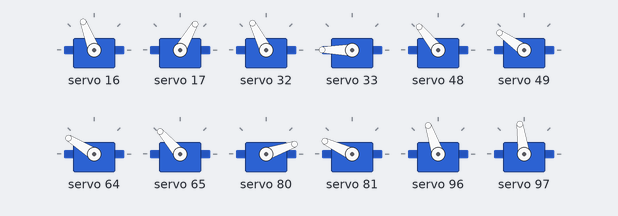
The sketch below on a simulated Arduino Uno, built with avr-gcc and run on an emulated ATmega328P. On the bench: 12 × servo. Random numbers use the default seed unless the sketch sets one; what the sketch prints to the serial monitor is not drawn.

Above: at 0.1 s.
At 7.5 s:
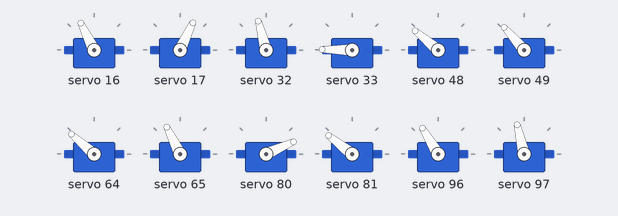
At 12.5 s:
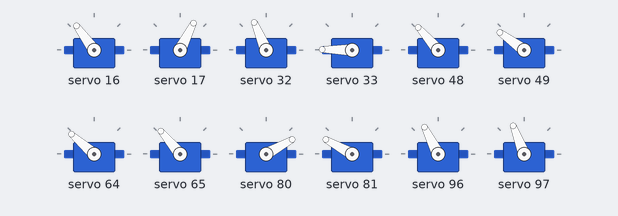
At 17.4 s:
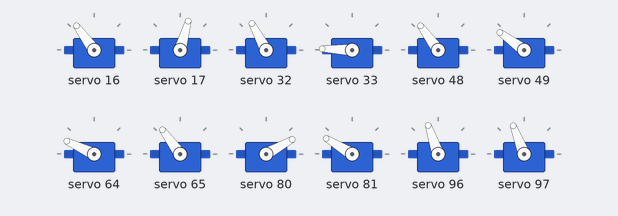
At 24.9 s:
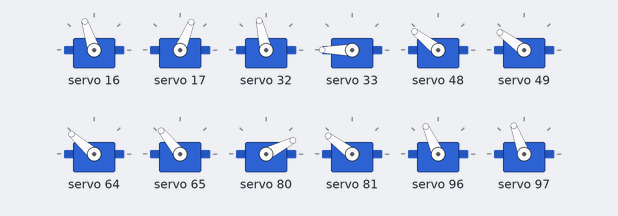
At 34.8 s:
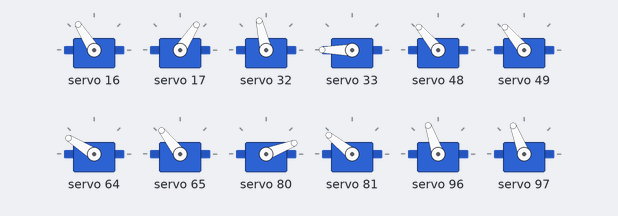
Timing chart, 0 to 40.0 s (numbered marks = the images above):
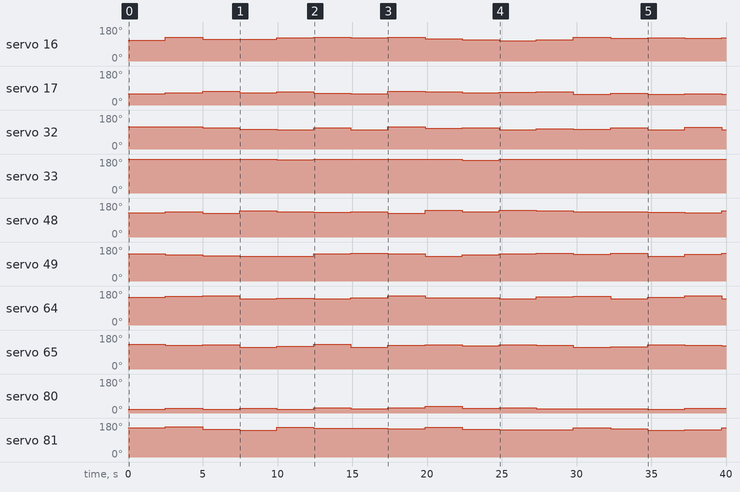

The sketch:

randomWalk.ino
```cpp
#include <Wire.h>
#include <Adafruit_PWMServoDriver.h>

#define SERVOMIN  120
#define SERVOMAX  600
#define SERVO_FREQ 50

#define MAXDRIVERNUM 6
#define MAXSERVONUM 8

Adafruit_PWMServoDriver pwm[MAXDRIVERNUM] = {
  Adafruit_PWMServoDriver(0x41),
  Adafruit_PWMServoDriver(0x42),
  Adafruit_PWMServoDriver(0x43),
  Adafruit_PWMServoDriver(0x44),
  Adafruit_PWMServoDriver(0x45),
  Adafruit_PWMServoDriver(0x46)
};

const int servoOffset[MAXDRIVERNUM][MAXSERVONUM][2] = {
  {
    {359, 250},
    {383, 358},
    {369, 350},
    {369, 376},
    {369, 376},
    {392, 360},
    {350, 350},
    {369, 350}
  },
  {
    {345, 500},
    {364, 339},
    {384, 351},
    {396, 337},
    {402, 372},
    {421, 346},
    {340, 360},
    {410, 367}
  },
  {
    {395, 406},
    {414, 371},
    {300, 500},
    {350, 350},
    {382, 364},
    {386, 373},
    {370, 336},
    {339, 331}
  },
  {
    {419, 370},
    {381, 370},
    {380, 404},
    {442, 360},
    {505, 551},
    {425, 415},
    {450, 380},
    {288, 367}
  },
  {
    {169, 430},
    {389, 391},
    {389, 391},
    {314, 404},
    {360, 360},
    {379, 460},
    {367, 360},
    {394, 552}
  },
  {
    {361, 334},
    {371, 349},
    {389, 339},
    {376, 341},
    {300, 229},
    {480, 280},
    {360, 360},
    {360, 360}
  }
};

void setup() {
  // put your setup code here, to run once:
  Serial.begin(9600);
  Serial.println("8 channel Servo test!");

  for(int i=0; i<MAXDRIVERNUM; i++){
    pwm[i].begin();
    pwm[i].setOscillatorFrequency(25000000);
    pwm[i].setPWMFreq(SERVO_FREQ);
  }

  delay(10);
  Serial.println("start");
}

void loop() {
  // put your main code here, to run repeatedly:
  for(int i=0; i<MAXSERVONUM; i++){
    for(int j=0; j<MAXDRIVERNUM; j++){
      pwm[j].setPWM(i*2, 0, servoOffset[j][i][0]+random(-20, 20));
      pwm[j].setPWM(i*2+1, 0, servoOffset[j][i][1]+random(-20, 20));
    }
    delay(300);
  }
}
```

Measured:
- by itself, servo 16: 111° → 125° at 2.5 s, → 115° 2.5 s later, → 116° 2.5 s later, → 122° 2.5 s later, … (16 changes in this stretch)
- by itself, servo 32: 117° → 119° at 2.5 s, → 113° 2.5 s later, → 105° 2.5 s later, → 101° 2.5 s later, … (16 changes in this stretch)
- by itself, servo 33: 180° → 179° at 7.5 s, → 176° 2.5 s later, → 179° 2.5 s later, → 180° 2.5 s later, … (8 changes in this stretch)
- by itself, servo 49: 145° → 138° at 2.5 s, → 135° 2.5 s later, → 131° 2.5 s later, → 130° 2.5 s later, … (16 changes in this stretch)
- by itself, servo 64: 148° → 151° at 2.5 s, → 155° 2.5 s later, → 139° 2.5 s later, → 142° 2.5 s later, … (16 changes in this stretch)
